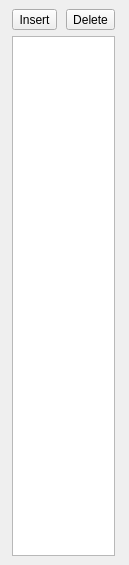
<?xml version="1.0" encoding="UTF-8"?>
<!--
 Addle source code
 Copyright 2019 Eleanor Hawk
 Modification and distribution permitted under the terms of the MIT License.
 See "LICENSE" for full details.
-->
<ui version="4.0">
 <class>DockWidget</class>
 <widget class="QDockWidget" name="DockWidget">
  <property name="geometry">
   <rect>
    <x>0</x>
    <y>0</y>
    <width>129</width>
    <height>565</height>
   </rect>
  </property>
  <property name="windowTitle">
   <string>&amp;Layers</string>
  </property>
  <widget class="QWidget" name="dockWidgetContents">
   <layout class="QGridLayout" name="gridLayout">
    <item row="0" column="0">
     <widget class="QToolButton" name="toolButton">
      <property name="text">
       <string>Insert</string>
      </property>
     </widget>
    </item>
    <item row="0" column="1">
     <widget class="QToolButton" name="toolButton_2">
      <property name="text">
       <string>Delete</string>
      </property>
     </widget>
    </item>
    <item row="1" column="0" colspan="2">
     <widget class="QListWidget" name="listWidget"/>
    </item>
   </layout>
  </widget>
 </widget>
 <resources/>
 <connections/>
</ui>
